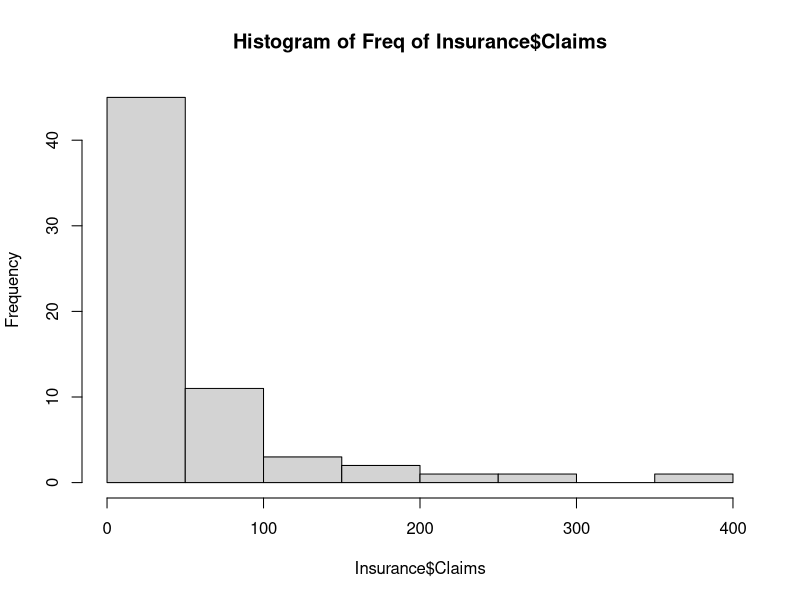
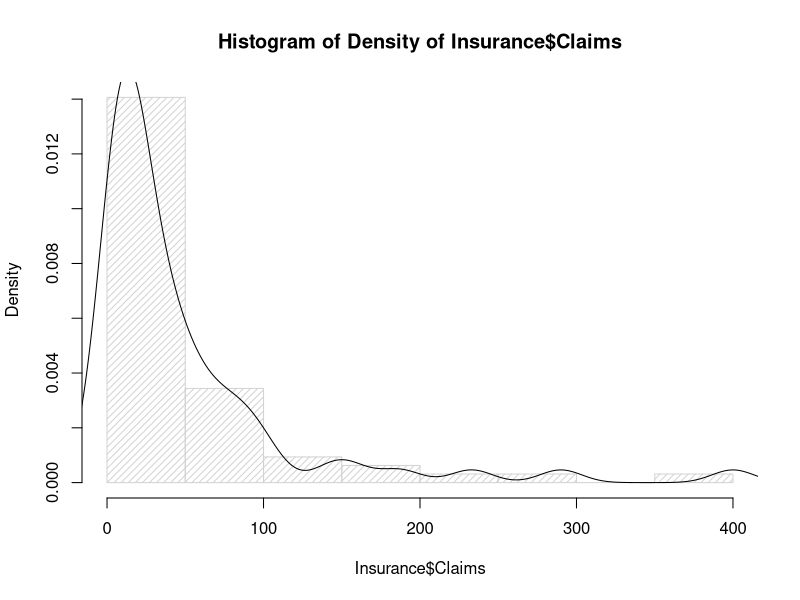
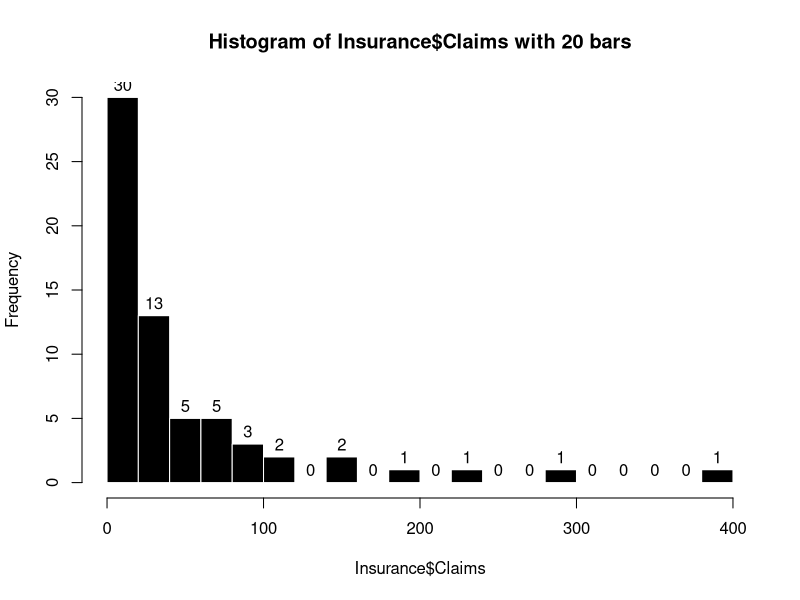
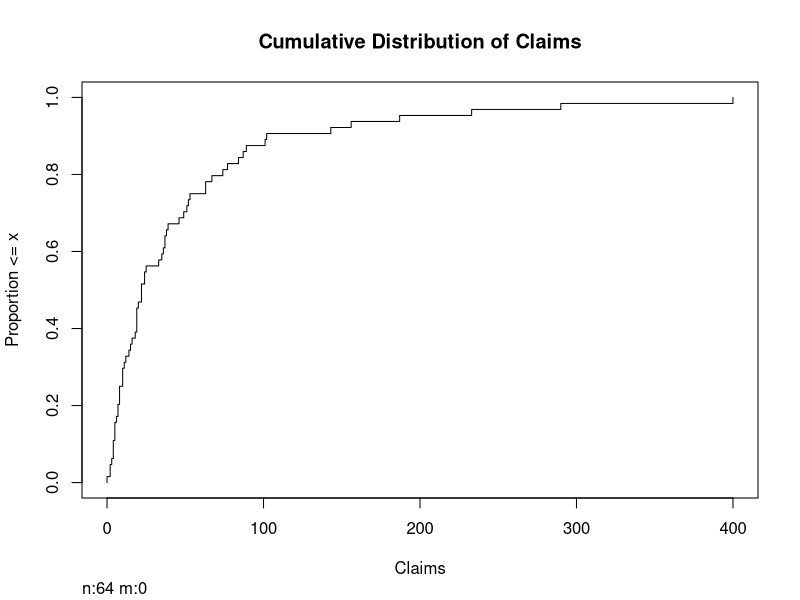
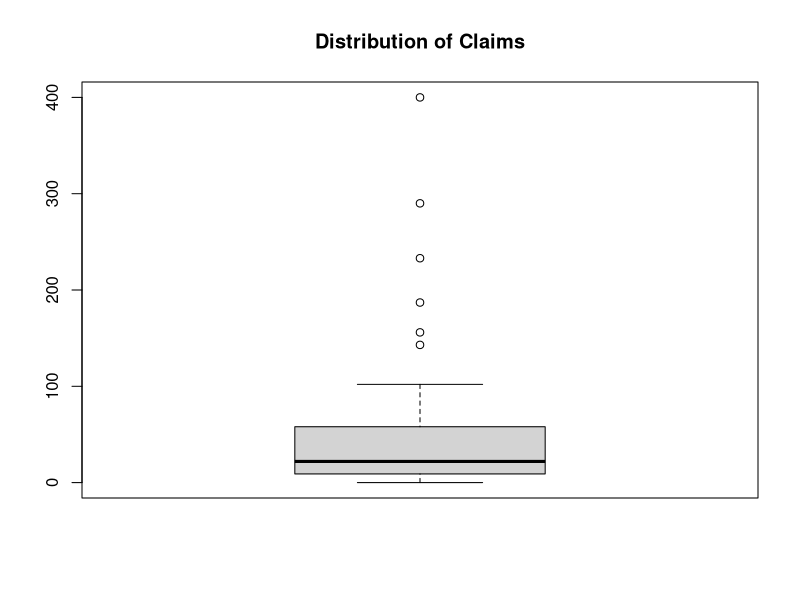
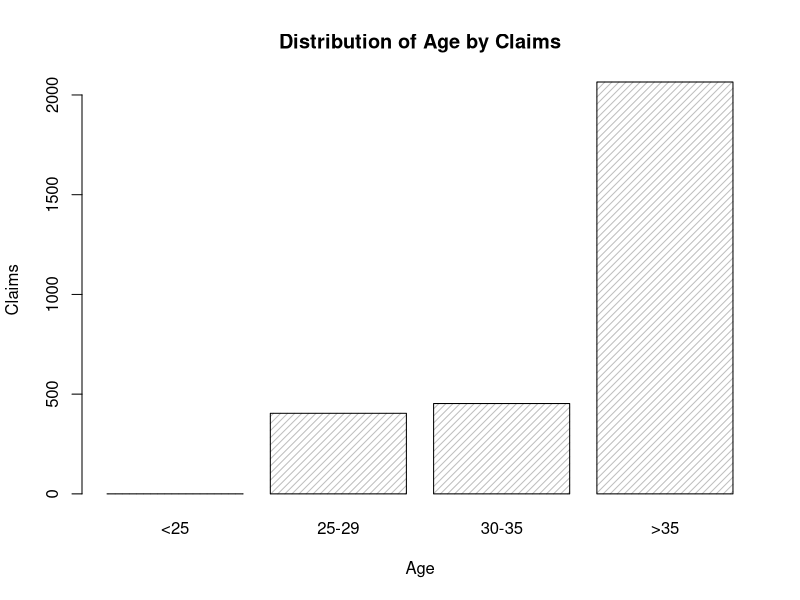
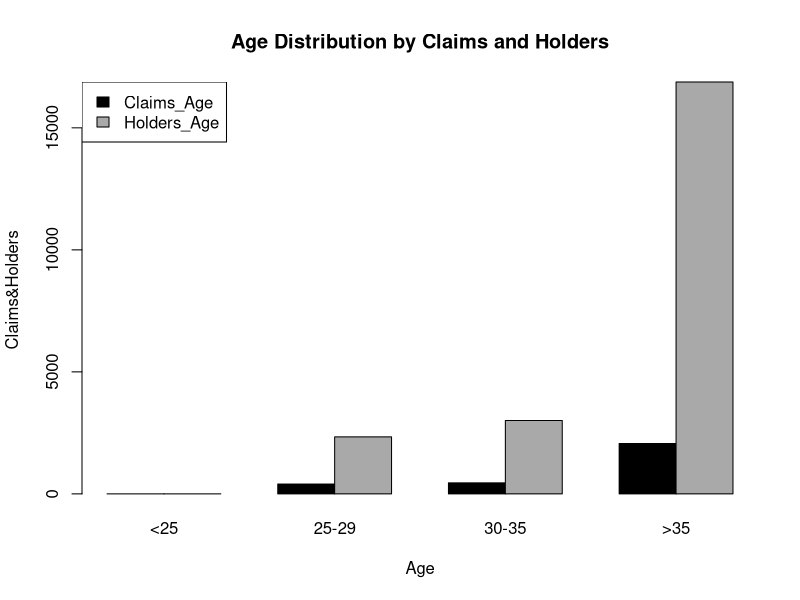
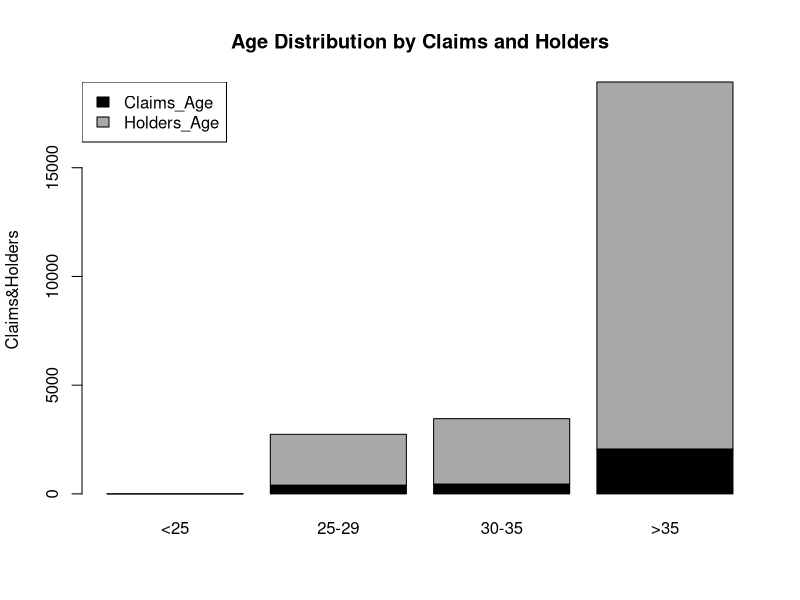

R code for these plots, in order:
## ---- chunk 1
setwd("/home/m600/Working Area/Rdata Practice/Customer Course/Insurance")
library ( MASS )                                  # 載入含有資料集的軟體包MASS
data ( Insurance )                                          # 取得資料集Insurance
## ---- chunk 2
dim ( Insurance )                                             # 取得資料集的維度
dim ( Insurance[1:10, ] )                            # 取得資料集前10條資料的維度
dim ( Insurance[ ,2:4] )                 # 取得資料集僅含第2、3、4個變數部分的維度
dim ( Insurance ) [1]                     # 取得資料集維度向量的第一個元素，即行數
dim ( Insurance ) [2]                     # 取得資料集維度向量的第二個元素，即列數
## ---- chunk 3
vars = c ( "District", "Age" )     # 建構含有“District”和“Age”兩個元素的字元向量vars
Insurance [ 20:25, vars ]                 # 篩選出District及Age變數的第20-25行資料

names ( Insurance )                                  # 輸出Insurance資料集變數名
head ( names(Insurance), n=2 )                                # 僅輸出前2個變數名
tail ( names(Insurance), n=2 )                                # 僅輸出後2個變數名
head ( Insurance$Age )                              # 僅輸出Age變數前許多條資料
## ---- chunk 4
class ( Insurance$District )                                # 顯示District的變數型態
class ( Insurance$Age )                                      # 顯示Age的變數型態
class ( Insurance$Holders )                                # 顯示Holders的變數型態
## ---- chunk 5
levels ( Insurance$Age )                                #  顯示Age變數的4個水平值
levels ( Insurance$Age) [1]                            # 顯示Age變數的第1個水平值
levels ( Insurance$Age ) [1] = "young"        # 將Age變數的第1個水平值修改為“young”
head ( Insurance$Age )                          #回看修改後Age變數前許多個取值
## ---- chunk 6
is.character ( Insurance$Age )                           # 判斷Age是否為字元型變數
class ( Insurance$Claims )                                  # 顯示Claims的變數型態
class ( as.numeric (Insurance$Claims) )         # 將Claims的資料型態強制轉為數值型
## ---- chunk 7
library(base)
## ---- chunk 8
sub1=sample(nrow(Insurance),10,replace=T)
Insurance[sub1,]

sub2=sample(nrow(Insurance),10,replace=T,prob=c(rep(0,nrow(Insurance)-1),1))
Insurance[sub2,]

## ---- chunk 9
sub3=sample(nrow(Insurance),nrow(Insurance))
Insurance[sub3,]
## ---- chunk 10
#install.packages("sampling")
library(sampling)

sub4=strata(Insurance,stratanames="District",size=c(1,2,3,4),method="srswor")
#按District進行分層，且1-4區中抽後不放回取出1-4個樣本

sub4 #顯示分層結果
getdata(Insurance,sub4)

sub5=strata(Insurance,stratanames="District",size=c(1,2,3,4),description=TRUE)
sub5
getdata(Insurance,sub5)

sub6=strata(Insurance,stratanames="District",size=c(1,2,3,4),method="systematic",pik=Insurance$Claims)
sub6
getdata(Insurance,sub6)

## ---- chunk 11
sub7=cluster(Insurance,clustername="District",size=2,method="srswor",description=TRUE)
sub7
getdata(Insurance,sub7)

## ---- chunk 12
names(Insurance)
attributes(Insurance)
str(Insurance)
summary(Insurance)

#install.packages("Hmisc")
library(Hmisc)
describe(Insurance[,1:3])
describe(Insurance[,4:5])
## ---- chunk 13
hist(Insurance$Claims,main="Histogram of Freq of Insurance$Claims")

hist(Insurance$Claims,freq=FALSE,density=20,
     main="Histogram of Density of Insurance$Claims")
lines(density(Insurance$Claims))

str(hist(Insurance$Claims,breaks=20,labels = TRUE,
         col="black",border="white",
         main="Histogram of Insurance$Claims with 20 bars"))
## ---- chunk 14
library(Hmisc)

Ecdf(Insurance$Claims,xlab="Claims",main="Cumulative Distribution of Claims")

## ---- chunk 15
Claims_bp=boxplot(Insurance$Claims,main="Distribution of Claims")
Claims_bp$stats

## ---- chunk 16
Claims_Age = with(Insurance,
                c( sum(Claims[which(Age=="<25")]), sum(Claims[which(Age=="25-29")]),
                   sum(Claims[which(Age=="30-35")]), sum(Claims[which(Age==">35")]) ) )
 
barplot(Claims_Age, names.arg=c("<25","25-29","30-35",">35"),density=rep(20,4),
        main="Distribution of Age by Claims", xlab="Age", ylab="Claims")

Holders_Age = with(Insurance,
                c( sum(Holders[which(Age=="<25")]), sum(Holders[which(Age=="25-29")]),
                   sum(Holders[which(Age=="30-35")]), sum(Holders[which(Age==">35")]) ) )
Holders_Age
data_bar = rbind(Claims_Age,Holders_Age)
data_bar
barplot(data_bar, names.arg=c("<25","25-29","30-35",">35"),beside=TRUE,
        main="Age Distribution by Claims and Holders",
        xlab="Age", ylab="Claims&Holders", col=c("black","darkgrey"))
legend(x="topleft", rownames(data_bar), fill = c("black","darkgrey"))

barplot(data_bar, names.arg=c("<25","25-29","30-35",">35"),
        main="Age Distribution by Claims and Holders",
       ylab="Claims&Holders", col=c("black","darkgrey"))
legend(x="topleft", rownames(data_bar), fill = c("black","darkgrey"))

## ---- chunk 17
dotchart(data_bar,xlab="Claims&Holders", pch=1:2,
         main="Age Distribution by Claims and Holders")
legend(x=14000,y=15,"<25",bty="n")
legend(x=14000,y=11,"25-29",bty="n")
legend(x=14000,y=7,"30-35",bty="n")
legend(x=14000,y=3,">35",bty="n")
## ---- chunk 18
pie(Claims_Age,labels=c("<25","25-29","30-35",">35"),
    main="Pie Chart of Age by Claims",col=c("white","lightgray","darkgrey","black"))

percent = round(Claims_Age/sum(Claims_Age)*100)
label = paste(paste(c("<25","25-29","30-35",">35"),":"), percent,"%",sep="")
pie(Claims_Age,labels = label,  
    main="Pie Chart of Age by Claims",col=c("white","lightgray","darkgrey","black"))

#install.packages("plotrix")
library(plotrix)

pie3D(Claims_Age,labels=c("<25","25-29","30-35",">35"),explode=0.05,
      main="3D Pie Chart of Age by Claims",labelcex=0.8,
      col=c("white","lightgray","darkgrey","black"))
